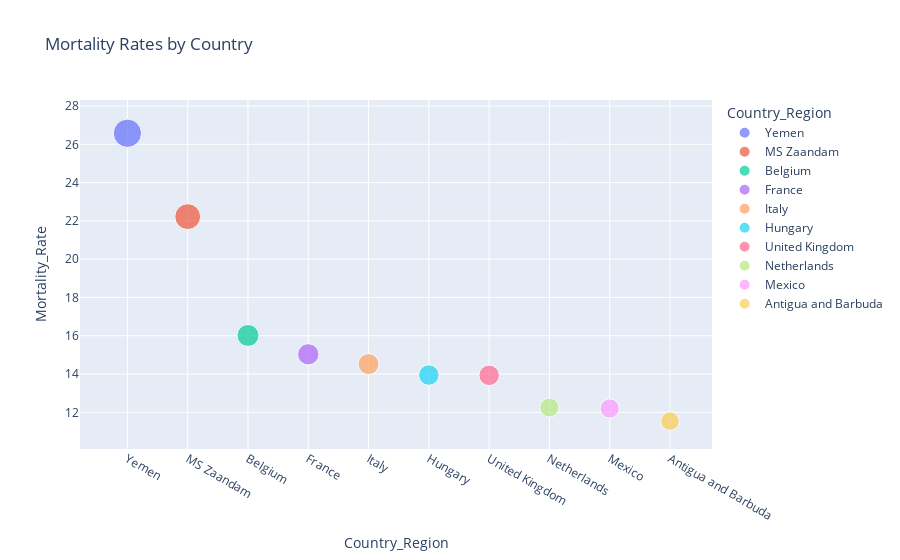

Write notebook code for a chart like this one.
### Markdown cell above
#### Hover over the for more details.

### Code cell
bubble_fig = px.scatter(sorted_mortality_rates_df.head(10), x='Country_Region', y='Mortality_Rate', size='Mortality_Rate', color='Country_Region', hover_name='Country_Region', title='Mortality Rates by Country')

bubble_fig.show()

### Figure 1 — Plotly figure (JSON) as saved in the notebook; plotly's stock layout.template omitted (floating-point values rounded to 4 significant figures)
{"data": [{"hovertemplate": "<b>%{hovertext}</b><br><br>Country_Region=%{x}<br>Mortality_Rate=%{marker.size}<extra></extra>", "hovertext": ["Yemen"], "legendgroup": "Yemen", "marker": {"color": "#636efa", "size": [26.58], "sizemode": "area", "sizeref": 0.06644, "symbol": "circle"}, "mode": "markers", "name": "Yemen", "orientation": "v", "showlegend": true, "type": "scatter", "x": ["Yemen"], "xaxis": "x", "y": [26.58], "yaxis": "y"}, {"hovertemplate": "<b>%{hovertext}</b><br><br>Country_Region=%{x}<br>Mortality_Rate=%{marker.size}<extra></extra>", "hovertext": ["MS Zaandam"], "legendgroup": "MS Zaandam", "marker": {"color": "#EF553B", "size": [22.22], "sizemode": "area", "sizeref": 0.06644, "symbol": "circle"}, "mode": "markers", "name": "MS Zaandam", "orientation": "v", "showlegend": true, "type": "scatter", "x": ["MS Zaandam"], "xaxis": "x", "y": [22.22], "yaxis": "y"}, {"hovertemplate": "<b>%{hovertext}</b><br><br>Country_Region=%{x}<br>Mortality_Rate=%{marker.size}<extra></extra>", "hovertext": ["Belgium"], "legendgroup": "Belgium", "marker": {"color": "#00cc96", "size": [16.01], "sizemode": "area", "sizeref": 0.06644, "symbol": "circle"}, "mode": "markers", "name": "Belgium", "orientation": "v", "showlegend": true, "type": "scatter", "x": ["Belgium"], "xaxis": "x", "y": [16.01], "yaxis": "y"}, {"hovertemplate": "<b>%{hovertext}</b><br><br>Country_Region=%{x}<br>Mortality_Rate=%{marker.size}<extra></extra>", "hovertext": ["France"], "legendgroup": "France", "marker": {"color": "#ab63fa", "size": [15.03], "sizemode": "area", "sizeref": 0.06644, "symbol": "circle"}, "mode": "markers", "name": "France", "orientation": "v", "showlegend": true, "type": "scatter", "x": ["France"], "xaxis": "x", "y": [15.03], "yaxis": "y"}, {"hovertemplate": "<b>%{hovertext}</b><br><br>Country_Region=%{x}<br>Mortality_Rate=%{marker.size}<extra></extra>", "hovertext": ["Italy"], "legendgroup": "Italy", "marker": {"color": "#FFA15A", "size": [14.52], "sizemode": "area", "sizeref": 0.06644, "symbol": "circle"}, "mode": "markers", "name": "Italy", "orientation": "v", "showlegend": true, "type": "scatter", "x": ["Italy"], "xaxis": "x", "y": [14.52], "yaxis": "y"}, {"hovertemplate": "<b>%{hovertext}</b><br><br>Country_Region=%{x}<br>Mortality_Rate=%{marker.size}<extra></extra>", "hovertext": ["Hungary"], "legendgroup": "Hungary", "marker": {"color": "#19d3f3", "size": [13.94], "sizemode": "area", "sizeref": 0.06644, "symbol": "circle"}, "mode": "markers", "name": "Hungary", "orientation": "v", "showlegend": true, "type": "scatter", "x": ["Hungary"], "xaxis": "x", "y": [13.94], "yaxis": "y"}, {"hovertemplate": "<b>%{hovertext}</b><br><br>Country_Region=%{x}<br>Mortality_Rate=%{marker.size}<extra></extra>", "hovertext": ["United Kingdom"], "legendgroup": "United Kingdom", "marker": {"color": "#FF6692", "size": [13.93], "sizemode": "area", "sizeref": 0.06644, "symbol": "circle"}, "mode": "markers", "name": "United Kingdom", "orientation": "v", "showlegend": true, "type": "scatter", "x": ["United Kingdom"], "xaxis": "x", "y": [13.93], "yaxis": "y"}, {"hovertemplate": "<b>%{hovertext}</b><br><br>Country_Region=%{x}<br>Mortality_Rate=%{marker.size}<extra></extra>", "hovertext": ["Netherlands"], "legendgroup": "Netherlands", "marker": {"color": "#B6E880", "size": [12.25], "sizemode": "area", "sizeref": 0.06644, "symbol": "circle"}, "mode": "markers", "name": "Netherlands", "orientation": "v", "showlegend": true, "type": "scatter", "x": ["Netherlands"], "xaxis": "x", "y": [12.25], "yaxis": "y"}, {"hovertemplate": "<b>%{hovertext}</b><br><br>Country_Region=%{x}<br>Mortality_Rate=%{marker.size}<extra></extra>", "hovertext": ["Mexico"], "legendgroup": "Mexico", "marker": {"color": "#FF97FF", "size": [12.2], "sizemode": "area", "sizeref": 0.06644, "symbol": "circle"}, "mode": "markers", "name": "Mexico", "orientation": "v", "showlegend": true, "type": "scatter", "x": ["Mexico"], "xaxis": "x", "y": [12.2], "yaxis": "y"}, {"hovertemplate": "<b>%{hovertext}</b><br><br>Country_Region=%{x}<br>Mortality_Rate=%{marker.size}<extra></extra>", "hovertext": ["Antigua and Barbuda"], "legendgroup": "Antigua and Barbuda", "marker": {"color": "#FECB52", "size": [11.54], "sizemode": "area", "sizeref": 0.06644, "symbol": "circle"}, "mode": "markers", "name": "Antigua and Barbuda", "orientation": "v", "showlegend": true, "type": "scatter", "x": ["Antigua and Barbuda"], "xaxis": "x", "y": [11.54], "yaxis": "y"}], "layout": {"legend": {"itemsizing": "constant", "title": {"text": "Country_Region"}, "tracegroupgap": 0}, "title": {"text": "Mortality Rates by Country"}, "xaxis": {"anchor": "y", "categoryarray": ["Yemen", "MS Zaandam", "Belgium", "France", "Italy", "Hungary", "United Kingdom", "Netherlands", "Mexico", "Antigua and Barbuda"], "categoryorder": "array", "domain": [0, 1], "title": {"text": "Country_Region"}}, "yaxis": {"anchor": "x", "domain": [0, 1], "title": {"text": "Mortality_Rate"}}}}
